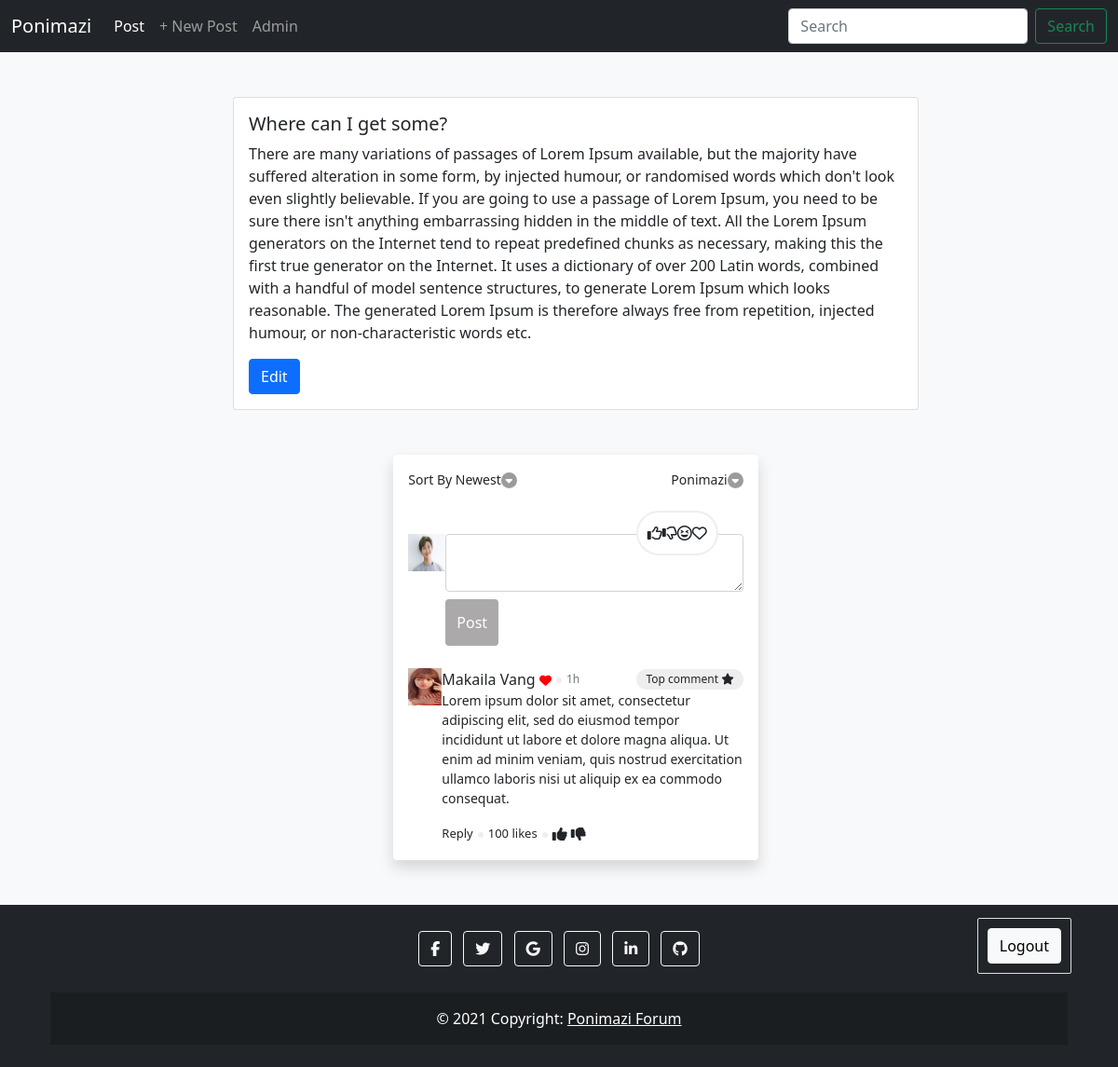
/list/Where-can-I-get-some- (signed in), run on the app's committed database.
### models.py (models this page shows, shortened)
class Post(db.Model):
    id = db.Column(db.Integer, primary_key=True)
    title = db.Column(db.String(100))
    slug = db.Column(db.String(100), unique=True)
    abstract = db.Column(db.String(150), nullable=True)
    body = db.Column(db.Text)
    created = db.Column(db.DateTime, default=datetime.now())
    tags = db.relationship('Tag', secondary=posts_tags, backref=db.backref('posts'), lazy='dynamic')

### posts/blueprint.py (the view)
@posts.route('/<slug>')
def post_detail(slug):
    post = Post.query.filter(Post.slug == slug).first_or_404()
    return render_template('posts/post_detail.html', post=post)

### posts/templates/posts/post_detail.html (shortened to what this page needs)
{% extends 'base.html' %}
{% block head %}
{{ super() }}
{% endblock %}
{% block content %}
    <div class="card mt-auto">
        <div class="card-body">
            <h5 class="card-title">{{ post.title }}</h5>
            <p class="card-text">{{ post.body }}</p>
            {% if current_user.has_role('admin') %}
            <a class="btn btn-primary" href="{{ url_for('posts.post_update', slug=post.slug) }}">Edit</a>
            {% endif %}
        </div>
    </div>
    <div class="container mt-5">
        <div class="row d-flex justify-content-center">
            <div class="col-md-7">
                <div class="shadow p-3 bg-white rounded">
                    <div class="d-flex justify-content-between align-items-center">
                        <div class="d-flex flex-row align-items-center"> <span class="mr-1 fs-14">Sort By Newest</span> <span class="carets"><i class="fa fa-caret-down"></i></span> </div>
                        <div class="d-flex flex-row align-items-center"> <span class="mr-1 fs-14">Ponimazi</span> <span class="carets"><i class="fa fa-caret-down"></i></span> </div>
                    </div>
                    <div class="mt-5 d-flex flex-row"> <img src="{{ url_for('static', filename='nick-hold.jpg') }}" width="40" height="40">
                        <div class="w-100 ml-2 comment-area"> <textarea class="form-control"></textarea>
                            <ul class="emojis">
                                <li class="mr-2"><i class="far fa-thumbs-up"></i></li>
                                <li class="mr-2"><i class="far fa-thumbs-down"></i></li>
                                <li class="mr-2"><i class="far fa-grin-squint"></i></li>
                                <li class="mr-2"><i class="far fa-heart"></i></li>
                            </ul> <button class="btn btn-secondary btn-block mt-2 post-btn">Post</button> </div>
                    </div>
                    <div class="d-flex flex-row mt-4"> <img src="{{ url_for('static', filename='mickey-hold.jpg') }}" width="40" height="40">
                        <div class="ml-2 w-100">
                            <div class="d-flex justify-content-between align-items-center">
                                <div class="d-flex flex-row align-items-center"> <span class="font-weight-bold name">Makaila Vang <i class="fa fa-heart"></i></span> <span class="dots"></span> <small class="text-muted time-text">1h</small> </div> <span class="top-comment">Top comment <i class="fa fa-star"></i></span>
                            </div>
                            <p class="user-comment-text text-justify">Lorem ipsum dolor sit amet, consectetur adipiscing elit, sed do eiusmod tempor incididunt ut labore et dolore magna aliqua. Ut enim ad minim veniam, quis nostrud exercitation ullamco laboris nisi ut aliquip ex ea commodo consequat.</p>
                            <div class="mt-3 d-flex align-items-center"> <span class="fs-13">Reply</span> <span class="dots"></span> <span class="fs-13">100 likes</span> <span class="dots"></span> <span> <i class="fa fa-thumbs-up"></i> <i class="fa fa-thumbs-down"></i> </span> </div>
                        </div>
                    </div>
                </div>
            </div>
        </div>
    </div>
{% endblock %}

### static/css/styles.css (style rules this page uses)
body { min-height: 100vh; }

### posts/templates/posts/post_detail.html (style rules this page uses)
.carets { height: 17px; width: 17px; border-radius: 50%; background: #9b9b9b; display: flex; justify-content: center; align-items: center; color: #fff; font-size: 12px; margin-top: 2px }
.fs-14 { font-size: 14px }
.comment-area { position: relative }
.emojis { position: absolute; list-style: none; padding: 10px; border: 2px solid #eee; border-radius: 36px; display: flex; top: -25px; right: 27px; background-color: #fff }
.emojis li { cursor: pointer }
.post-btn { height: 50px; font-size: 16px; background: #aba9a9; border: none }
.dots { height: 6px; width: 6px; border-radius: 50%; background-color: #eee; margin-top: 2px; margin-left: 5px; margin-right: 5px }
.name i { color: red; font-size: 13px }
.time-text { font-size: 12px }
.top-comment { background-color: #eee; padding: 2px; padding-left: 10px; padding-right: 10px; font-size: 12px; border-radius: 40px }
.user-comment-text { font-size: 14px }
.fs-13 { font-size: 13px }

### data on the page
Post: title "Where can I get some?", body "There are many variations of passages of Lorem Ipsum available, but the majority have suffered alteration in some form, by injected humour, or randomised words which don't look even slightly believable. If you are going to use a passage of Lorem Ipsum, you need to be sure there isn't anything embarrassing hidden in the middle of text. All the Lorem Ipsum generators on the Internet tend to repeat predefined chunks as necessary, making this the first true generator on the Internet. It uses a dictionary of over 200 Latin words, combined with a handful of model sentence structures, to generate Lorem Ipsum which looks reasonable. The generated Lorem Ipsum is therefore always free from…"
